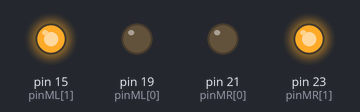
Simulated run of this program. Board: Raspberry Pi (header pin numbers). On the bench: output pins drawn as LEDs (lit = HIGH). Threads take turns every 2 ms; what the program prints to the terminal is not drawn.

Above: at 0.1 s.
Timing chart, 0 to 1.6 s (numbered marks = the images above):
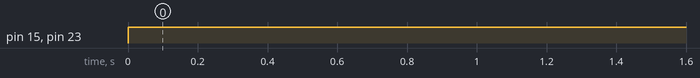

The program:

pChasisRPBi-Sin_arduino.py
```python
import RPi.GPIO as GPIO
import time
import socket
import threading
#declaracion de pines
pinML=(19,15,26)# RBPi
pinMR=(21,23,24)# RBPi
pinServos=(7,13)
#limpiamos los puertos
#declaracion de entradas y salidas
GPIO.setmode(GPIO.BOARD)#RBPi
GPIO.setup(pinML[0],GPIO.OUT)
GPIO.setup(pinML[1],GPIO.OUT)
GPIO.setup(pinMR[0],GPIO.OUT)
GPIO.setup(pinMR[1],GPIO.OUT)
#creacion de pines PWM
GPIO.setup(pinML[2],GPIO.OUT)#RBPi
GPIO.setup(pinMR[2],GPIO.OUT)#RBPi
pwmL=GPIO.PWM(pinML[2],50)#pin,freq #RBPi
pwmR=GPIO.PWM(pinMR[2],50)#pin,freq #RBPi
pwmL.start(0)#CT  #RBPi
pwmR.start(0)#CT  #RBPi
#creacion de senales de servo
#GPIO.setup(pinServos[0],GPIO.OUT)#RBPi
#GPIO.setup(pinServos[1],GPIO.OUT)#RBPi
#servo1=GPIO.PWM(pinServos[0],50)#pin,freq #RBPi
#servo2=GPIO.PWM(pinServos[1],50)#pin,freq #RBPi
#servo1.start(6)#CT  #RBPi
#servo2.start(7)#CT  #RBPi
#time.sleep(10)
def servos(p1,p2):
    s1=p1/18+2.5
    s2=p2/18+2.5
    servo1.ChangeDutyCycle(s1) #RBPi
    servo2.ChangeDutyCycle(s2) #RBPi

#metodos
def motores(sl,sr):
    #inicio de los PWM con un CT
    pwmL.ChangeDutyCycle(abs(sl)) #RBPi
    pwmR.ChangeDutyCycle(abs(sr)) #RBPi
    #sentidos de giro
    if sl>0:
        GPIO.output(pinML[0],True) #RBPi
        GPIO.output(pinML[1],False) #RBPi
    else:
        GPIO.output(pinML[0],False) #RBPi
        GPIO.output(pinML[1],True) #RBPi

    if sr>0:
        GPIO.output(pinMR[0],True) #RBPi
        GPIO.output(pinMR[1],False) #RBPi
    else:
        GPIO.output(pinMR[0],False) #RBPi
        GPIO.output(pinMR[1],True) #RBPi

class Remote(threading.Thread):
    def __init__(self,udpIP,udpPort):
        threading.Thread.__init__(self)
        self.udpIP=udpIP
        self.udpPort=udpPort
        self.sock=socket.socket(socket.AF_INET,socket.SOCK_DGRAM)
        self.sock.bind((self.udpIP,self.udpPort))
        self.isRunning=True
        self.motores=[0,0]
    def run(self):
        while self.isRunning:
            data,addr=self.sock.recvfrom(1024)
            temp=data.split(":")
            if len(temp)==3:
                if temp[0]=="Robot" and temp[1]=="robot123":
                    temp=temp[2].split(",")
                    if temp[0]=="apagar":
                        self.isRunning=False
                    elif temp[0]=="motores":
                        self.motores[0]=int(temp[1])
                        self.motores[1]=int(temp[2])

        #
remoto=Remote("192.168.1.15",5005)
remoto.start()
i=0
while remoto.isRunning:
    i+=1
    motores(remoto.motores[0],remoto.motores[1])
    time.sleep(1)
    print i,remoto.motores
#detenemos los pines PWM
pwmL.stop() #RBPi
pwmR.stop() #RBPi
#limpiamos los puerto
GPIO.cleanup() #BBB y RBPi
```

Measured:
- by itself, pin 15 (pinML[1]), pin 23 (pinMR[1]): LOW → HIGH at 0.00 s
